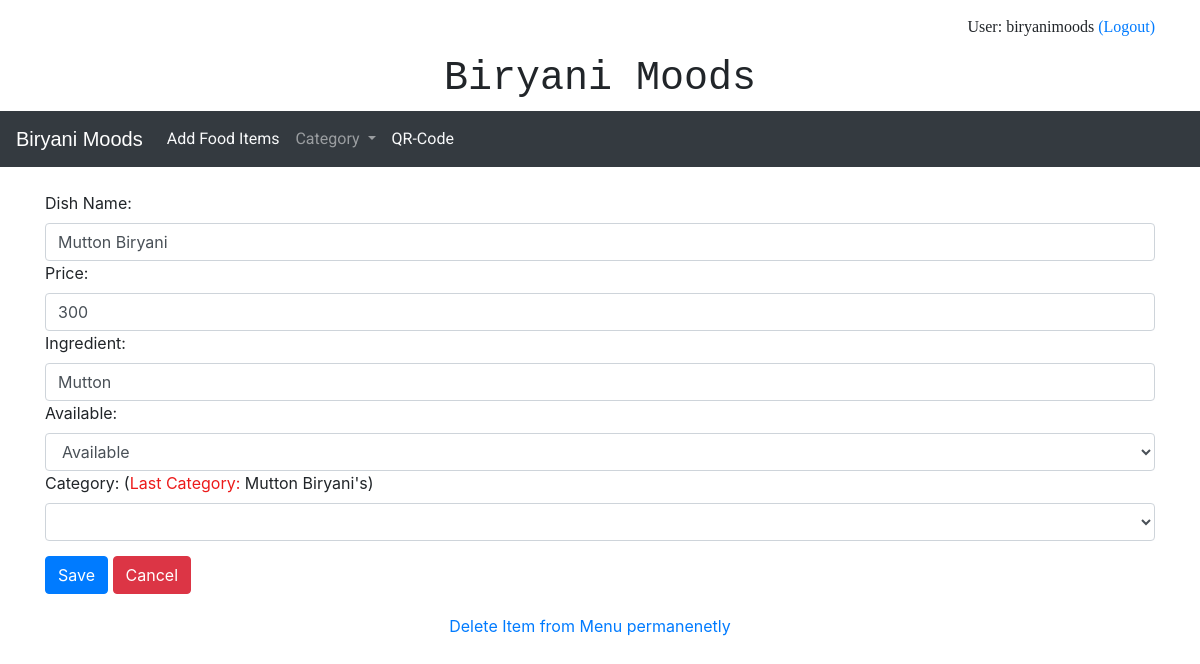
/manager/editmenu/2 (signed in), run on the app's committed database.
### menu/models.py (models this page shows, shortened)
class Restaurant(models.Model):
    rest_name= models.CharField(max_length=64)
    user_name = models.ForeignKey(User, on_delete=models.CASCADE, related_name="restaurant", null=True)
    address_1 = models.CharField(max_length=64, blank=True)
    address_2 = models.CharField(max_length=64, blank=True)
    pincode = models.CharField(max_length=6, blank=True)
    city = models.CharField(max_length=64, blank=True)
    state=models.CharField(max_length=64, blank=True)
    phone = models.CharField(max_length=32, blank=True)

class Menu(models.Model):
    item_name = models.CharField(max_length=48)
    price= models.IntegerField()
    ingredient = models.TextField()
    stock = models.BooleanField()
    quantity = models.IntegerField(blank=True, null=True)
    category = models.ForeignKey(Category,on_delete=models.CASCADE, related_name="menu_items", null=True)
    rest_id =  models.ForeignKey(User, on_delete=models.CASCADE, related_name="menu_items", null=True)

class Category(models.Model):
    category_name = models.CharField(max_length=32)
    rest_category = models.ForeignKey(Restaurant, on_delete=models.CASCADE, related_name="category",null=True)

### manager/views.py (the view, shortened to what this page needs)
# urls.py: path('editmenu/<int:menu_id>', views.edit_menu, name="edit_menu"),
def edit_menu(request, menu_id):
    if not request.user.is_authenticated:
        return HttpResponseRedirect(reverse("login"))
    restaurant = Restaurant.objects.get(user_name = User.objects.get(username = request.user.username))
    menu = Menu.objects.get(pk = menu_id)
    categories = Category.objects.filter(rest_category = Restaurant.objects.get(user_name = request.user))
    rest_id = User.objects.get(username = request.user.username)
    return render(request, "manager/editmenu.html",{
        "restaurant":restaurant.rest_name,
        "username":request.user.username,
        "menu":menu,
        "categories": categories,
        "rest_id":rest_id,
    })

### manager/templates/manager/editmenu.html (shortened to what this page needs)
{% extends "manager/layout.html"%}
{% block restaurant%}
    {%if restaurant%}
    <p>User: {{username}}
        <a href="{% url 'logout'%}"> (Logout)</a>
    </p>
    <h1>{{restaurant}} </h1>
    {%endif%}
{% endblock %}
{%block restaurant_navbar%}
    {{restaurant}}
{%endblock%}
{% block body%}
<div class="container">
    <form  action="{%url 'edit_menu' menu.id %}" method="POST">
        <label >Dish Name:</label>
        <input type="text" class="form-control " value="{{menu.item_name}}" name="item_name" required>
        <label >Price:</label>
        <input type="number" class="form-control " value="{{menu.price}}" name="price" required>
        <label >Ingredient:</label>
        <input type="text" class="form-control " value="{{menu.ingredient}}" name="ingredient" required>
        <label >Available:</label>
        <select class="form-control " name="stock"  required>
            {% if menu.stock %}
                <option value=True>Available</option>
            {%else%}
                <option value=False >Unavailable</option>
                <option value=True>Available</option>
            {%endif%}
        </select>
        <label >Category:  (<span style="color: rgb(236, 26, 26);">Last Category:</span> {{menu.category.category_name}})</label>
        <select class="form-control " name="category" required>
            <option></option>
            {% for category in categories%}
            <option value="{{category.id}}">{{category.category_name}}</option>
            {%endfor%}
        </select>
        <button class="btn btn-primary" type="submit" style="margin-top: 15px;">Save</button>
        <a href="{%url 'index'%}" class="btn btn-danger " style="margin-top: 15px;">Cancel</a>
    </form>
</div>
<div class="container" style="margin: 20px; text-align: center;">
    <a href="{% url 'delete_menu' menu.id %}">Delete Item from Menu permanenetly</a>
</div>
{%endblock%}

### menu/static/menu/style.css (style rules this page uses)
#restaurant_name h1 { text-align: center; font-family: 'Roboto Mono','Courier New', Courier, monospace; }
#restaurant_name p { font-family:Cambria, Cochin, Georgia, Times, 'Times New Roman', serif; text-align: right; }

### data on the page
Restaurant: rest_name "Biryani Moods"
Menu: item_name "Mutton Biryani", price "300", ingredient "Mutton", stock "Available", category.category_name "Mutton Biryani's"

### other printed values
{{ username }} "biryanimoods"
